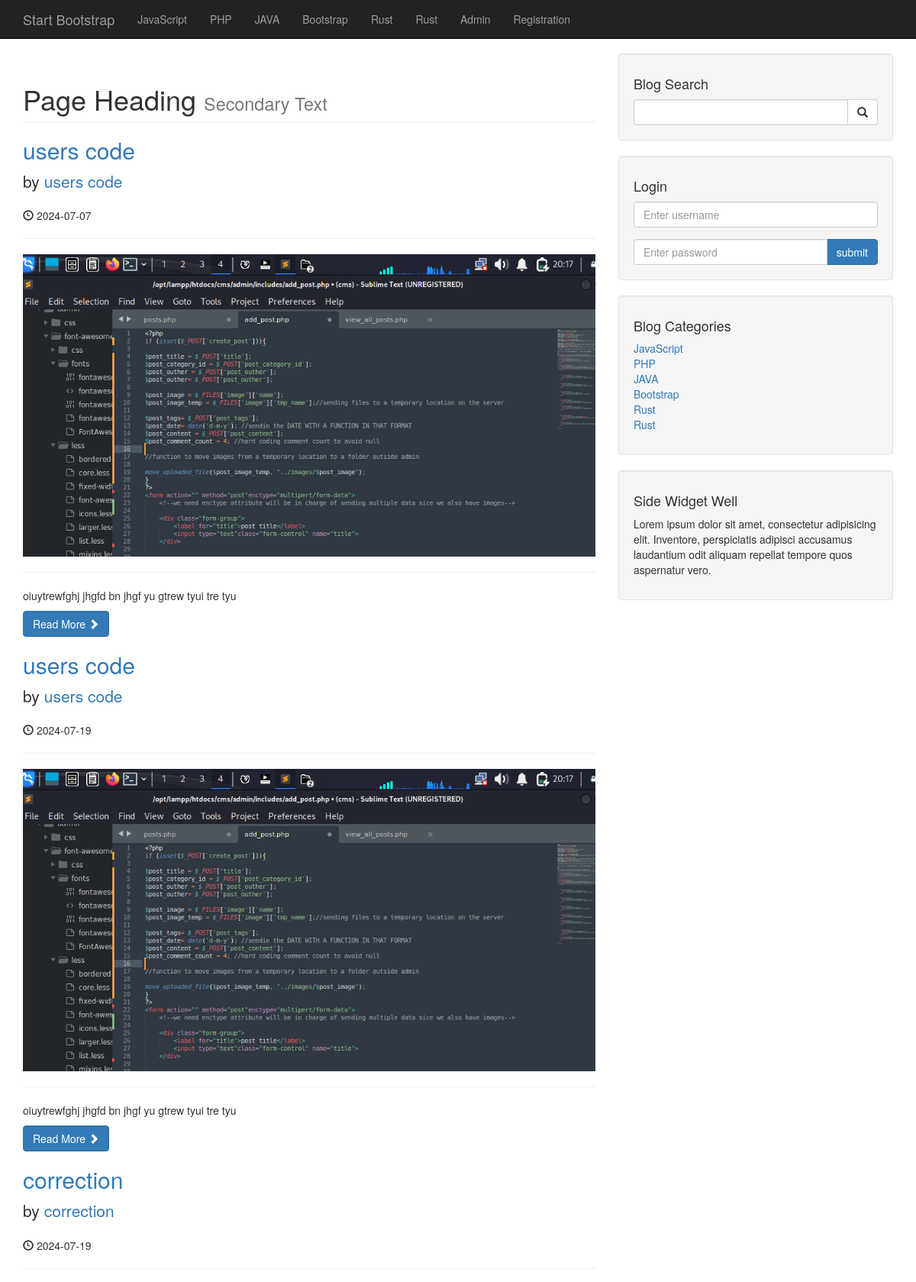
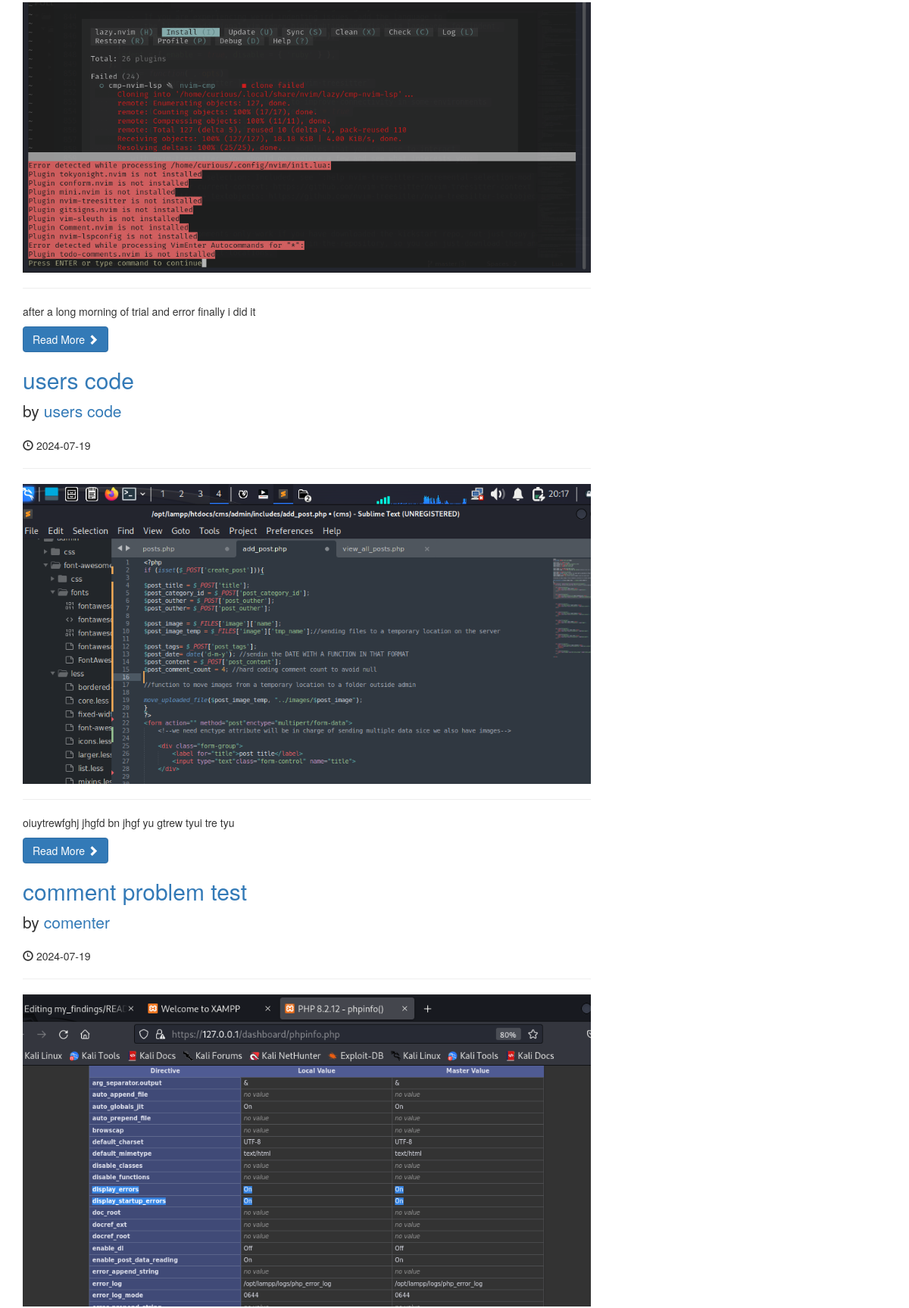
The page /category.php?category=2 (upper part) on the database its author committed (2 pictures, top to bottom).
### tables this page shows
CREATE TABLE `categories` (
  `cat_id` int(3) NOT NULL,
  `cat_title` varchar(255) NOT NULL
);

CREATE TABLE `posts` (
  `post_id` int(3) NOT NULL,
  `post_category_id` int(3) NOT NULL,
  `post_title` varchar(255) NOT NULL,
  `post_author` varchar(255) NOT NULL,
  `post_date` date NOT NULL,
  `post_image` text NOT NULL,
  `post_content` text NOT NULL,
  `post_tags` varchar(255) NOT NULL,
  `post_comment_count` varchar(255) NOT NULL,
  `post_status` varchar(255) NOT NULL DEFAULT 'draft',
  `post_views_count` int(11) NOT NULL
);

### category.php (the view, shortened to what this page needs)
<?php include "includes/db.php" ?>
<?php include "includes/header.php" ?>
<?php include "includes/navigation.php" ?>
    <div class="container">
        <div class="row">
            <div class="col-md-8">
                <h1 class="page-header">
                    Page Heading
                    <small>Secondary Text</small>
                </h1>
            <?php
            if (isset($_GET['category'])) {
               $post_category_id = $_GET['category'];
            }
                $query = "SELECT * FROM posts WHERE post_category_id = $post_category_id ";
                 $select_all_posts_query = mysqli_query($connection,$query);
                 while ($row = mysqli_fetch_assoc($select_all_posts_query )) {
                     $post_id = $row["post_id"];
                     $post_title = $row["post_title"];
                     $post_author = $row["post_author"];
                     $post_date = $row["post_date"];
                     $post_image = $row["post_image"];
                     $post_content = substr($row["post_content"], 0,100);
               ?>
                <h2>
                    <a href="post.php?p_id=<?php echo $post_id; ?>"><?php echo $post_title;?></a>
                </h2>
                <p class="lead">
                    by <a href="index.php"><?php echo $post_author; ?></a>
                </p>
                <p><span class="glyphicon glyphicon-time"></span> <?php echo $post_date; ?></p>
                <hr>
                <img class="img-responsive" src="images/<?php echo $post_image; ?>" alt="">
                <hr>
                <p><?php echo $post_content; ?></p>
                <a class="btn btn-primary" href="#">Read More <span class="glyphicon glyphicon-chevron-right"></span></a>
                  <?php }
                  ?>
        </div>
              <?php include "includes/sidebar.php" ?>
        <?php include "includes/footer.php" ?>

### includes/navigation.php (shortened to what this page needs)
<nav class="navbar navbar-inverse navbar-fixed-top" role="navigation">
      <div class="container">
          <div class="navbar-header">
              <a class="navbar-brand" href="index.php">Start Bootstrap</a>
          </div>
          <div class="collapse navbar-collapse" id="bs-example-navbar-collapse-1">
              <ul class="nav navbar-nav">
          <?php
               $query = "SELECT * FROM categories";
               $select_all_categories_query = mysqli_query($connection,$query);
               while ($row = mysqli_fetch_assoc($select_all_categories_query)) {
                   $cat_title = $row["cat_title"];
                   echo "<li><a href='#'>{$cat_title}</a></li>";
               }
          ?>
                  <li>
                      <a href="admin">Admin</a>
                  </li>
                    <li>
                      <a href="registration.php">Registration</a>
                  </li>
              </ul>
          </div>
      </div>
  </nav>

### includes/sidebar.php (shortened to what this page needs)
        <div class="col-md-4">
            <div class="well">
                <h4>Blog Search</h4>
                <form action="search.php" method="post">
                 <div class="input-group">
                    <input name="search" type="text" class="form-control">
                    <span class="input-group-btn">
                        <button name="submit" class="btn btn-default" type="submit">
                            <span class="glyphicon glyphicon-search"></span>
                    </button>
                    </span>
                 </div>
                </form>
            </div>
<div class="well">
<h4>Login</h4>
<form action="includes/login.php" method="post">
 <div class="form-group">
    <input name="username" type="text" class="form-control"placeholder="Enter username">
 </div>
  <div class="input-group">
    <input name="password" type="password" class="form-control"placeholder="Enter password">
    <span class="input-group-btn">
        <button class="btn btn-primary"name="login"type="submit" >submit</button>
    </span>
 </div>
</form>
</div>
            <div class="well">
                 <?php
             $query = "SELECT * FROM categories ";
             $select_categories_sidebar = mysqli_query($connection,$query);
        ?>
                <h4>Blog Categories</h4>
                <div class="row">
                    <div class="col-lg-12">
                        <ul class="list-unstyled">
                <?php
                 while ($row = mysqli_fetch_assoc($select_categories_sidebar)) {
                 $cat_title = $row["cat_title"];
                  $cat_id = $row["cat_id"];
                 echo "<li><a href='category.php?category={$cat_id}'>{$cat_title}</a></li>";
             }
             ?>
                        </ul>
                    </div>
                </div>
            </div>
            <?php include "widget.php"?>
        </div>

### css/blog-home.css (style rules this page uses)
body { padding-top: 70px; }

### rows shown on the page
categories: cat_title "JavaScript"
categories: cat_title "PHP"
categories: cat_title "JAVA"
categories: cat_title "Bootstrap"
categories: cat_title "Rust"
categories: cat_title "Rust"
posts: post_title "users code", post_author "users code", post_date "2024-07-07", post_image (picture), post_content "oiuytrewfghj jhgfd bn jhgf yu gtrew tyui tre tyu"
posts: post_title "users code", post_author "users code", post_date "2024-07-19", post_image (picture), post_content "oiuytrewfghj jhgfd bn jhgf yu gtrew tyui tre tyu"
posts: post_title "correction", post_author "correction", post_date "2024-07-19", post_image (picture), post_content "after a long morning of trial and error finally i did it"
posts: post_title "users code", post_author "users code", post_date "2024-07-19", post_image (picture), post_content "oiuytrewfghj jhgfd bn jhgf yu gtrew tyui tre tyu"
posts: post_title "comment problem test", post_author "comenter", post_date "2024-07-19", post_image (picture)
